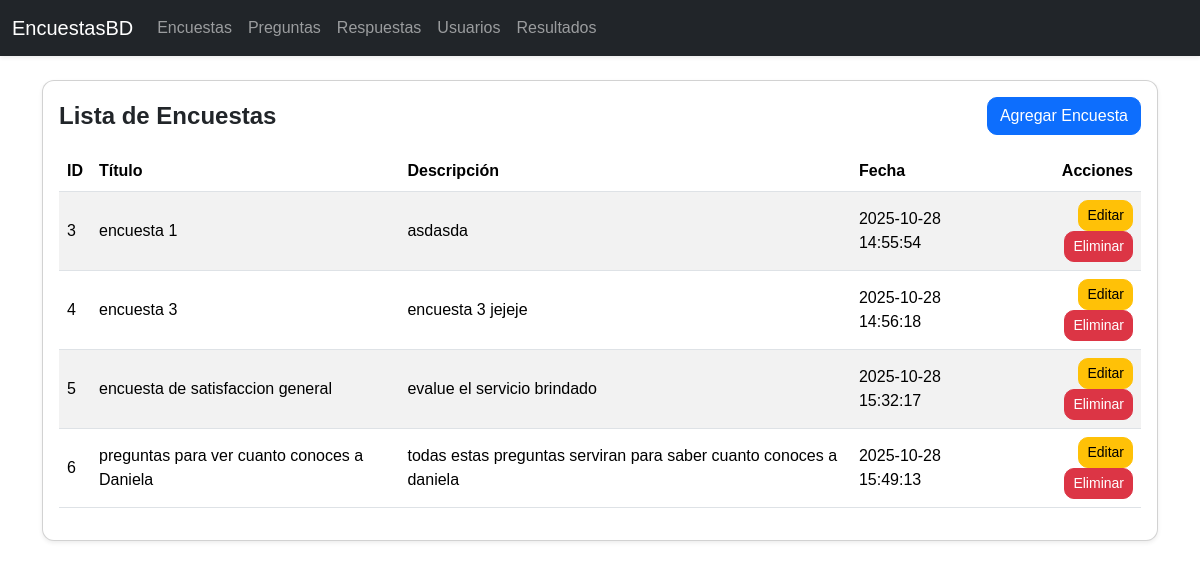
The page /encuestas/ on the database its author committed.
### tables this page shows
CREATE TABLE encuestas (
    id INTEGER PRIMARY KEY AUTOINCREMENT,
    titulo TEXT NOT NULL,
    descripcion TEXT,
    fecha_creacion TEXT DEFAULT CURRENT_TIMESTAMP
);

### encuestas/__init__.py (the view)
@encuestas_bp.route("/")
def encuestas_index():
    db = get_db()
    encuestas = db.execute("SELECT * FROM encuestas").fetchall()
    return render_template("encuestas_index.html", encuestas=encuestas)

### app.py (called while the page is built)
@app.teardown_appcontext
def teardown_db(exception):
    close_db()

### database.py (called while the page is built)
def get_db():
    db = getattr(g, "_database", None)
    if db is None:
        db = g._database = sqlite3.connect(DATABASE)
        db.row_factory = sqlite3.Row
    return db

### templates/encuestas_index.html (shortened to what this page needs)
{% extends "base.html" %}
{% block content %}
<div class="card shadow-sm">
  <div class="card-body">
    <div class="d-flex justify-content-between align-items-center mb-3">
      <h1 class="h4 m-0">Lista de Encuestas</h1>
      <a href="{{ url_for('encuestas.encuestas_add') }}" class="btn btn-primary">Agregar Encuesta</a>
    </div>
    <table class="table table-striped align-middle">
      <thead>
        <tr>
          <th>ID</th>
          <th>Título</th>
          <th>Descripción</th>
          <th>Fecha</th>
          <th class="text-end">Acciones</th>
        </tr>
      </thead>
      <tbody>
        {% for e in encuestas %}
        <tr>
          <td>{{ e.id }}</td>
          <td>{{ e.titulo }}</td>
          <td>{{ e.descripcion }}</td>
          <td>{{ e.fecha_creacion }}</td>
          <td class="text-end">
            <a href="{{ url_for('encuestas.encuestas_edit', id=e.id) }}" class="btn btn-warning btn-sm">Editar</a>
            <a onclick="return confirm('¿Seguro que deseas eliminar esta encuesta?')"
               href="{{ url_for('encuestas.encuestas_delete', id=e.id) }}"
               class="btn btn-danger btn-sm">Eliminar</a>
          </td>
        </tr>
        {% endfor %}
      </tbody>
    </table>
  </div>
</div>
{% endblock %}

### static/styles.css (style rules this page uses)
body { background-image: url("https://wallpapers.com/images/hd/darling-in-the-franxx-lovely-couple-o31g3xt2x8baqsm1.jpg"); background-size: cover; background-position: center; background-attachment: fixed; background-repeat: no-repeat; font-family: Arial, sans-serif; }
.container h1 { font-weight: bold; }
.table { background: white !important; }
.card { border-radius: 12px; }
.btn { border-radius: 10px; }

### rows shown on the page
encuestas: id "3", titulo "encuesta 1", descripcion "asdasda", fecha_creacion "2025-10-28 14:55:54"
encuestas: id "4", titulo "encuesta 3", descripcion "encuesta 3 jejeje", fecha_creacion "2025-10-28 14:56:18"
encuestas: id "5", titulo "encuesta de satisfaccion general", descripcion "evalue el servicio brindado", fecha_creacion "2025-10-28 15:32:17"
encuestas: id "6", titulo "preguntas para ver cuanto conoces a Daniela", descripcion "todas estas preguntas serviran para saber cuanto conoces a daniela", fecha_creacion "2025-10-28 15:49:13"
